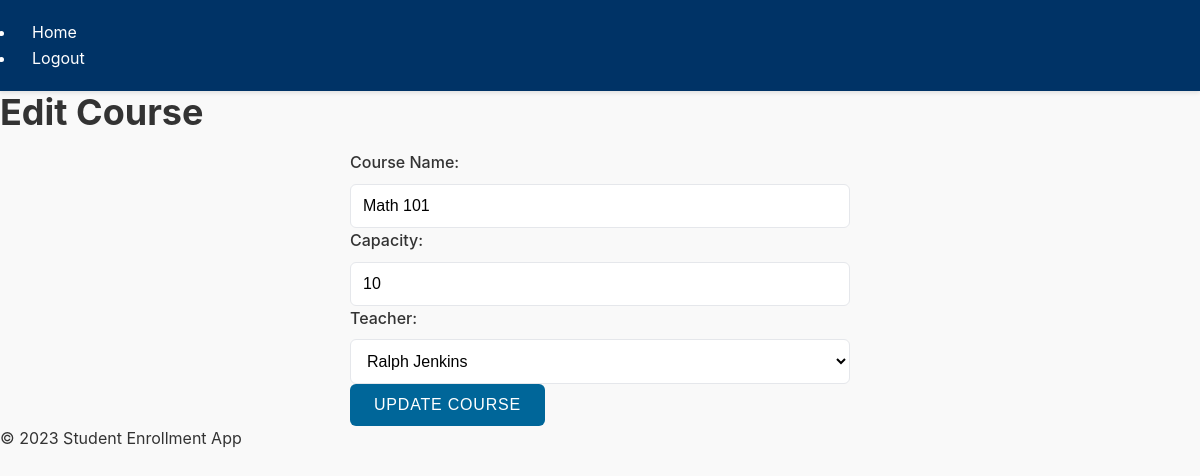
Page /admin/courses/edit/1 (signed in) on the committed database.
### app/models.py (models this page shows, shortened)
class Course(db.Model):
    id = db.Column(db.Integer, primary_key=True)
    name = db.Column(db.String(120), index=True, unique=True, nullable=False)
    capacity = db.Column(db.Integer, nullable=False)
    teacher_id = db.Column(db.Integer, db.ForeignKey('user.id'), nullable=False)  # Link to the teacher
    teacher = db.relationship('User', backref='courses')  # Backref to access courses taught by the teacher
    enrollments = db.relationship('Enrollment', back_populates='course', lazy='dynamic')

class User(UserMixin, db.Model):
    id = db.Column(db.Integer, primary_key=True)
    username = db.Column(db.String(64), index=True, unique=True, nullable=False)
    email = db.Column(db.String(120), index=True, unique=True, nullable=False)
    password_hash = db.Column(db.String(128), nullable=False)
    role = db.Column(db.String(20), nullable=False)  # student, teacher, or admin
    enrollments = db.relationship('Enrollment', backref='student', lazy='dynamic')

### app/routes.py (the view, shortened to what this page needs)
    @app.route('/admin/courses/edit/<int:course_id>', methods=['GET', 'POST'])
    @login_required
    def admin_edit_course(course_id):
        if admin_required(): return admin_required()
        course = Course.query.get_or_404(course_id)
        teachers = User.query.filter_by(role='teacher').all()
        return render_template('admin/edit_course.html', course=course, teachers=teachers)

### app/__init__.py (called while the page is built)
def create_app():
    app = Flask(__name__)
    app.config.from_object(Config)
    db.init_app(app)
    login_manager.init_app(app)
    admin.name = 'Admin Mode'
    admin.url = '/admin_panel'
    admin.init_app(app)
    with app.app_context():
        from app.models import User, Course, Enrollment
        admin.add_view(ModelView(User, db.session))
        admin.add_view(ModelView(Course, db.session))
        admin.add_view(ModelView(Enrollment, db.session))
        db.create_all()
    from app.routes import init_routes
    init_routes(app)
    @login_manager.user_loader
    def load_user(user_id):
        return User.query.get(int(user_id))
    return app

### app/templates/admin/edit_course.html
{% extends 'base.html' %}
{% block content %}
<h1>Edit Course</h1>
<form method="post">
    <label for="name">Course Name:</label>
    <input type="text" id="name" name="name" value="{{ course.name }}" required>
    <label for="capacity">Capacity:</label>
    <input type="number" id="capacity" name="capacity" value="{{ course.capacity }}" min="1" required>
    <label for="teacher_id">Teacher:</label>
    <select id="teacher_id" name="teacher_id" required>
        {% for teacher in teachers %}
        <option value="{{ teacher.id }}" {% if course.teacher_id == teacher.id %}selected{% endif %}>
            {{ teacher.username }}
        </option>
        {% endfor %}
    </select>
    <button type="submit">Update Course</button>
</form>
{% endblock %}

### app/static/base.css (style rules this page uses)
*, *::before, *::after { box-sizing: border-box; margin: 0; padding: 0; }
body { font-family: 'Inter', system-ui, -apple-system, sans-serif; margin: 0; padding: 0; background-color: #f9f9f9; color: #333; line-height: 1.6; min-height: 100vh; }
h1, h2, h3, h4, h5, h6 { margin-bottom: 1rem; line-height: 1.2; }
h1 { font-size: 2.25rem; }
form { max-width: 500px; margin: 0 auto; }
label { display: block; margin-bottom: 0.5rem; font-weight: 500; }
input[type="text"], input[type="password"], input[type="email"], input[type="number"], select { width: 100%; padding: 0.75rem; border: 1px solid #e5e7eb; border-radius: 6px; font-size: 1rem; transition: border-color 0.2s, box-shadow 0.2s; background-color: #fff; }
button, .btn { display: inline-block; background-color: #006699; color: white; border: none; border-radius: 6px; padding: 0.75rem 1.5rem; cursor: pointer; font-size: 1rem; font-weight: 500; text-transform: uppercase; letter-spacing: 0.05em; transition: all 0.2s; }

### rows in the picture
Course: name "Math 101", capacity "10", teacher_id "Ralph Jenkins"
